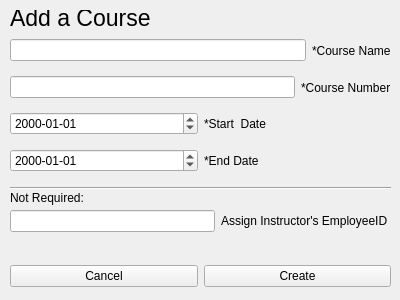
<?xml version="1.0" encoding="UTF-8"?>
<ui version="4.0">
 <class>FormCreateCourse</class>
 <widget class="QWidget" name="FormCreateCourse">
  <property name="geometry">
   <rect>
    <x>0</x>
    <y>0</y>
    <width>400</width>
    <height>300</height>
   </rect>
  </property>
  <property name="windowTitle">
   <string>Form</string>
  </property>
  <widget class="QWidget" name="verticalLayoutWidget">
   <property name="geometry">
    <rect>
     <x>10</x>
     <y>35</y>
     <width>381</width>
     <height>141</height>
    </rect>
   </property>
   <layout class="QVBoxLayout" name="verticalLayout">
    <item>
     <layout class="QHBoxLayout" name="horizontalLayout_3">
      <item>
       <widget class="QLineEdit" name="lineEdit_courseName"/>
      </item>
      <item>
       <widget class="QLabel" name="label_2">
        <property name="text">
         <string>*Course Name</string>
        </property>
       </widget>
      </item>
     </layout>
    </item>
    <item>
     <layout class="QHBoxLayout" name="horizontalLayout_7">
      <item>
       <widget class="QLineEdit" name="lineEdit_courseNumber"/>
      </item>
      <item>
       <widget class="QLabel" name="label_4">
        <property name="text">
         <string>*Course Number</string>
        </property>
       </widget>
      </item>
     </layout>
    </item>
    <item>
     <layout class="QHBoxLayout" name="horizontalLayout_6">
      <item>
       <widget class="QDateEdit" name="dateEdit_startDate">
        <property name="displayFormat">
         <string>yyyy-MM-dd</string>
        </property>
       </widget>
      </item>
      <item>
       <widget class="QLabel" name="label_5">
        <property name="text">
         <string>*Start  Date</string>
        </property>
       </widget>
      </item>
     </layout>
    </item>
    <item>
     <layout class="QHBoxLayout" name="horizontalLayout_5">
      <item>
       <widget class="QDateEdit" name="dateEdit_endDate">
        <property name="displayFormat">
         <string>yyyy-MM-dd</string>
        </property>
       </widget>
      </item>
      <item>
       <widget class="QLabel" name="label_6">
        <property name="text">
         <string>*End Date</string>
        </property>
       </widget>
      </item>
     </layout>
    </item>
   </layout>
  </widget>
  <widget class="QLabel" name="label">
   <property name="geometry">
    <rect>
     <x>10</x>
     <y>10</y>
     <width>371</width>
     <height>16</height>
    </rect>
   </property>
   <property name="font">
    <font>
     <pointsize>17</pointsize>
    </font>
   </property>
   <property name="text">
    <string>Add a Course</string>
   </property>
  </widget>
  <widget class="Line" name="line">
   <property name="geometry">
    <rect>
     <x>10</x>
     <y>180</y>
     <width>381</width>
     <height>16</height>
    </rect>
   </property>
   <property name="orientation">
    <enum>Qt::Horizontal</enum>
   </property>
  </widget>
  <widget class="QLabel" name="label_3">
   <property name="geometry">
    <rect>
     <x>10</x>
     <y>190</y>
     <width>131</width>
     <height>16</height>
    </rect>
   </property>
   <property name="text">
    <string>Not Required:</string>
   </property>
  </widget>
  <widget class="QWidget" name="layoutWidget">
   <property name="geometry">
    <rect>
     <x>10</x>
     <y>210</y>
     <width>381</width>
     <height>77</height>
    </rect>
   </property>
   <layout class="QVBoxLayout" name="verticalLayout_2">
    <item>
     <layout class="QHBoxLayout" name="horizontalLayout">
      <item>
       <widget class="QLineEdit" name="lineEdit_instructorID"/>
      </item>
      <item>
       <widget class="QLabel" name="label_7">
        <property name="text">
         <string>Assign Instructor's EmployeeID </string>
        </property>
       </widget>
      </item>
     </layout>
    </item>
    <item>
     <spacer name="verticalSpacer">
      <property name="orientation">
       <enum>Qt::Vertical</enum>
      </property>
      <property name="sizeHint" stdset="0">
       <size>
        <width>20</width>
        <height>40</height>
       </size>
      </property>
     </spacer>
    </item>
    <item>
     <layout class="QHBoxLayout" name="horizontalLayout_2">
      <item>
       <widget class="QPushButton" name="pushButton_cancel">
        <property name="text">
         <string>Cancel</string>
        </property>
       </widget>
      </item>
      <item>
       <widget class="QPushButton" name="pushButton_create">
        <property name="text">
         <string>Create</string>
        </property>
       </widget>
      </item>
     </layout>
    </item>
   </layout>
  </widget>
  <widget class="QLabel" name="label_warning">
   <property name="geometry">
    <rect>
     <x>170</x>
     <y>10</y>
     <width>221</width>
     <height>16</height>
    </rect>
   </property>
   <property name="text">
    <string/>
   </property>
  </widget>
 </widget>
 <resources/>
 <connections/>
</ui>
